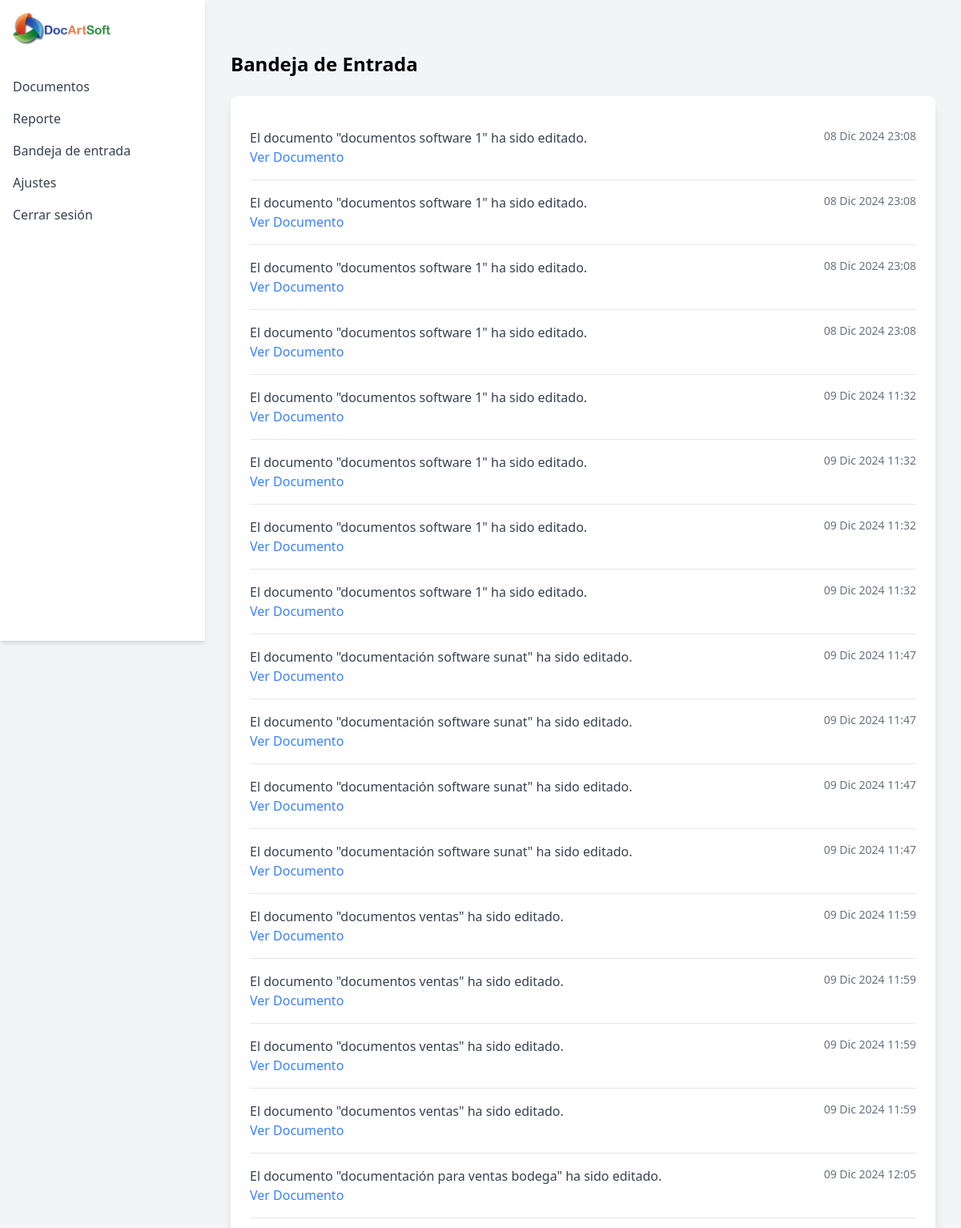
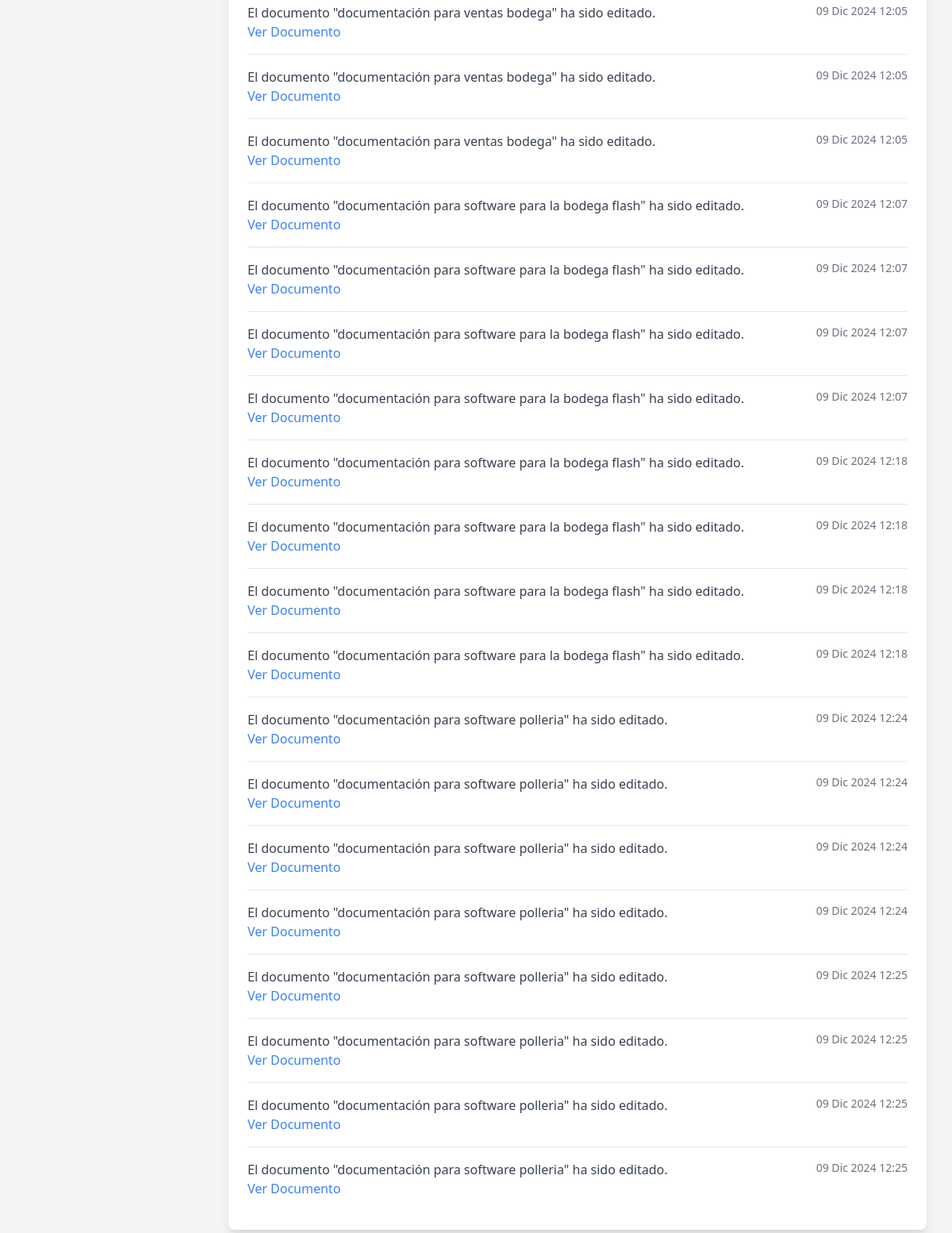
Page /bandeja-entrada/ (signed in) on the committed database (2 pictures, top to bottom).
### dashboard/models.py (models this page shows, shortened)
class Notificacion(models.Model):
    usuario = models.ForeignKey(User, on_delete=models.CASCADE, related_name='notificaciones')
    mensaje = models.TextField()
    documento = models.ForeignKey('Documento', on_delete=models.CASCADE, null=True, blank=True)  # Relación con documento editado
    leido = models.BooleanField(default=False)
    fecha_creacion = models.DateTimeField(auto_now_add=True)

### dashboard/views.py (the view)
# urls.py: path('bandeja-entrada/', views.bandeja_entrada, name='bandeja_entrada'), #bandeja entrada
@login_required
def bandeja_entrada(request):
    notificaciones = Notificacion.objects.all()
    documentos = Documento.objects.all()  # Asegúrate de incluir los documentos
    return render(request, 'bandeja_entrada.html', {
        'notificaciones': notificaciones,
        'documentos': documentos
    })

### dashboard/templates/bandeja_entrada.html
{% extends 'base.html' %}
{% block content %}
<div class="max-w-4xl mx-auto py-8">
    <h1 class="text-2xl font-bold mb-6">Bandeja de Entrada</h1>
    <div class="bg-white rounded-lg shadow-lg p-6">
        {% if notificaciones %}
            <ul class="divide-y divide-gray-200">
                {% for notificacion in notificaciones %}
                    <li class="py-4">
                        <div class="flex justify-between">
                            <p class="text-gray-700">{{ notificacion.mensaje }}</p>
                            <span class="text-sm text-gray-500">{{ notificacion.fecha_creacion|date:"d M Y H:i" }}</span>
                        </div>
                        {% if notificacion.documento %}
                        <a href="{% url 'dashboard:detalle_documento' notificacion.documento.id %}" class="text-blue-500 hover:underline">
                            Ver Documento
                        </a>
                        {% endif %}
                    </li>
                {% endfor %}
            </ul>
        {% else %}
            <p class="text-gray-500">No tienes notificaciones.</p>
        {% endif %}
    </div>
</div>
{% endblock %}

### rows in the picture
Notificacion: mensaje "El documento \"documentos software 1\" ha sido editado.", fecha_creacion "08 Dic 2024 23:08", shows "Ver Documento"
Notificacion: mensaje "El documento \"documentos software 1\" ha sido editado.", fecha_creacion "08 Dic 2024 23:08", shows "Ver Documento"
Notificacion: mensaje "El documento \"documentos software 1\" ha sido editado.", fecha_creacion "08 Dic 2024 23:08", shows "Ver Documento"
Notificacion: mensaje "El documento \"documentos software 1\" ha sido editado.", fecha_creacion "08 Dic 2024 23:08", shows "Ver Documento"
Notificacion: mensaje "El documento \"documentos software 1\" ha sido editado.", fecha_creacion "09 Dic 2024 11:32", shows "Ver Documento"
Notificacion: mensaje "El documento \"documentos software 1\" ha sido editado.", fecha_creacion "09 Dic 2024 11:32", shows "Ver Documento"
Notificacion: mensaje "El documento \"documentos software 1\" ha sido editado.", fecha_creacion "09 Dic 2024 11:32", shows "Ver Documento"
Notificacion: mensaje "El documento \"documentos software 1\" ha sido editado.", fecha_creacion "09 Dic 2024 11:32", shows "Ver Documento"
Notificacion: mensaje "El documento \"documentación software sunat\" ha sido editado.", fecha_creacion "09 Dic 2024 11:47", shows "Ver Documento"
Notificacion: mensaje "El documento \"documentación software sunat\" ha sido editado.", fecha_creacion "09 Dic 2024 11:47", shows "Ver Documento"
Notificacion: mensaje "El documento \"documentación software sunat\" ha sido editado.", fecha_creacion "09 Dic 2024 11:47", shows "Ver Documento"
Notificacion: mensaje "El documento \"documentación software sunat\" ha sido editado.", fecha_creacion "09 Dic 2024 11:47", shows "Ver Documento"
Notificacion: mensaje "El documento \"documentos ventas\" ha sido editado.", fecha_creacion "09 Dic 2024 11:59", shows "Ver Documento"
Notificacion: mensaje "El documento \"documentos ventas\" ha sido editado.", fecha_creacion "09 Dic 2024 11:59", shows "Ver Documento"
Notificacion: mensaje "El documento \"documentos ventas\" ha sido editado.", fecha_creacion "09 Dic 2024 11:59", shows "Ver Documento"
Notificacion: mensaje "El documento \"documentos ventas\" ha sido editado.", fecha_creacion "09 Dic 2024 11:59", shows "Ver Documento"
Notificacion: mensaje "El documento \"documentación para ventas bodega\" ha sido editado.", fecha_creacion "09 Dic 2024 12:05", shows "Ver Documento"
Notificacion: mensaje "El documento \"documentación para ventas bodega\" ha sido editado.", fecha_creacion "09 Dic 2024 12:05", shows "Ver Documento"
Notificacion: mensaje "El documento \"documentación para ventas bodega\" ha sido editado.", fecha_creacion "09 Dic 2024 12:05", shows "Ver Documento"
Notificacion: mensaje "El documento \"documentación para ventas bodega\" ha sido editado.", fecha_creacion "09 Dic 2024 12:05", shows "Ver Documento"
Notificacion: mensaje "El documento \"documentación para software para la bodega flash\" ha sido editado.", fecha_creacion "09 Dic 2024 12:07", shows "Ver Documento"
Notificacion: mensaje "El documento \"documentación para software para la bodega flash\" ha sido editado.", fecha_creacion "09 Dic 2024 12:07", shows "Ver Documento"
Notificacion: mensaje "El documento \"documentación para software para la bodega flash\" ha sido editado.", fecha_creacion "09 Dic 2024 12:07", shows "Ver Documento"
Notificacion: mensaje "El documento \"documentación para software para la bodega flash\" ha sido editado.", fecha_creacion "09 Dic 2024 12:07", shows "Ver Documento"
Notificacion: mensaje "El documento \"documentación para software para la bodega flash\" ha sido editado.", fecha_creacion "09 Dic 2024 12:18", shows "Ver Documento"
Notificacion: mensaje "El documento \"documentación para software para la bodega flash\" ha sido editado.", fecha_creacion "09 Dic 2024 12:18", shows "Ver Documento"
Notificacion: mensaje "El documento \"documentación para software para la bodega flash\" ha sido editado.", fecha_creacion "09 Dic 2024 12:18", shows "Ver Documento"
Notificacion: mensaje "El documento \"documentación para software para la bodega flash\" ha sido editado.", fecha_creacion "09 Dic 2024 12:18", shows "Ver Documento"
Notificacion: mensaje "El documento \"documentación para software polleria\" ha sido editado.", fecha_creacion "09 Dic 2024 12:24", shows "Ver Documento"
Notificacion: mensaje "El documento \"documentación para software polleria\" ha sido editado.", fecha_creacion "09 Dic 2024 12:24", shows "Ver Documento"
Notificacion: mensaje "El documento \"documentación para software polleria\" ha sido editado.", fecha_creacion "09 Dic 2024 12:24", shows "Ver Documento"
Notificacion: mensaje "El documento \"documentación para software polleria\" ha sido editado.", fecha_creacion "09 Dic 2024 12:24", shows "Ver Documento"
Notificacion: mensaje "El documento \"documentación para software polleria\" ha sido editado.", fecha_creacion "09 Dic 2024 12:25", shows "Ver Documento"
Notificacion: mensaje "El documento \"documentación para software polleria\" ha sido editado.", fecha_creacion "09 Dic 2024 12:25", shows "Ver Documento"
Notificacion: mensaje "El documento \"documentación para software polleria\" ha sido editado.", fecha_creacion "09 Dic 2024 12:25", shows "Ver Documento"
Notificacion: mensaje "El documento \"documentación para software polleria\" ha sido editado.", fecha_creacion "09 Dic 2024 12:25", shows "Ver Documento"
